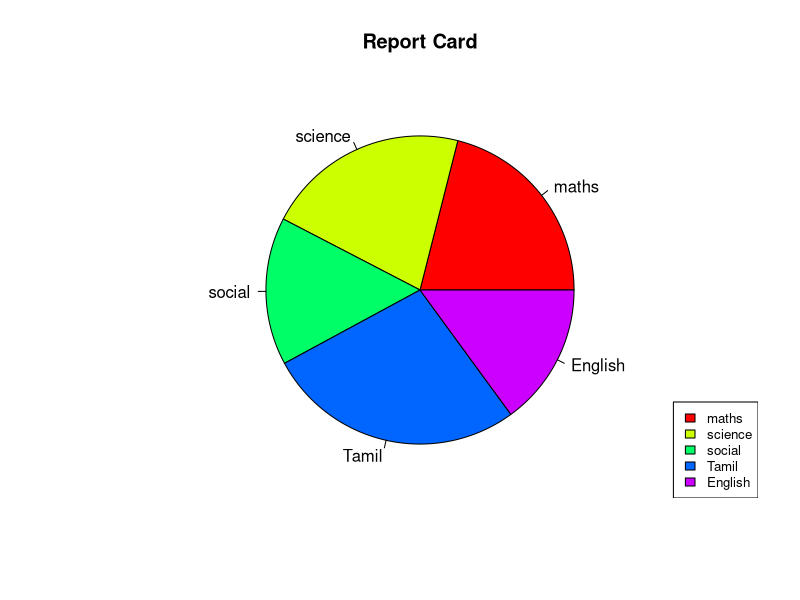

The R script that drew this image:
x <- c(76,77,56,98,54)
#install.packages("plotrix")
#library(plotrix)
label = c("maths", "science","social","Tamil", "English")
#pie3D(x,labels = label,main="Report Card", col=rainbow(length(x)))
pie(x,labels = label,main="Report Card", col=rainbow(length(x)))
legend("bottomright", label, cex=0.8, fill=rainbow(length(x)))
